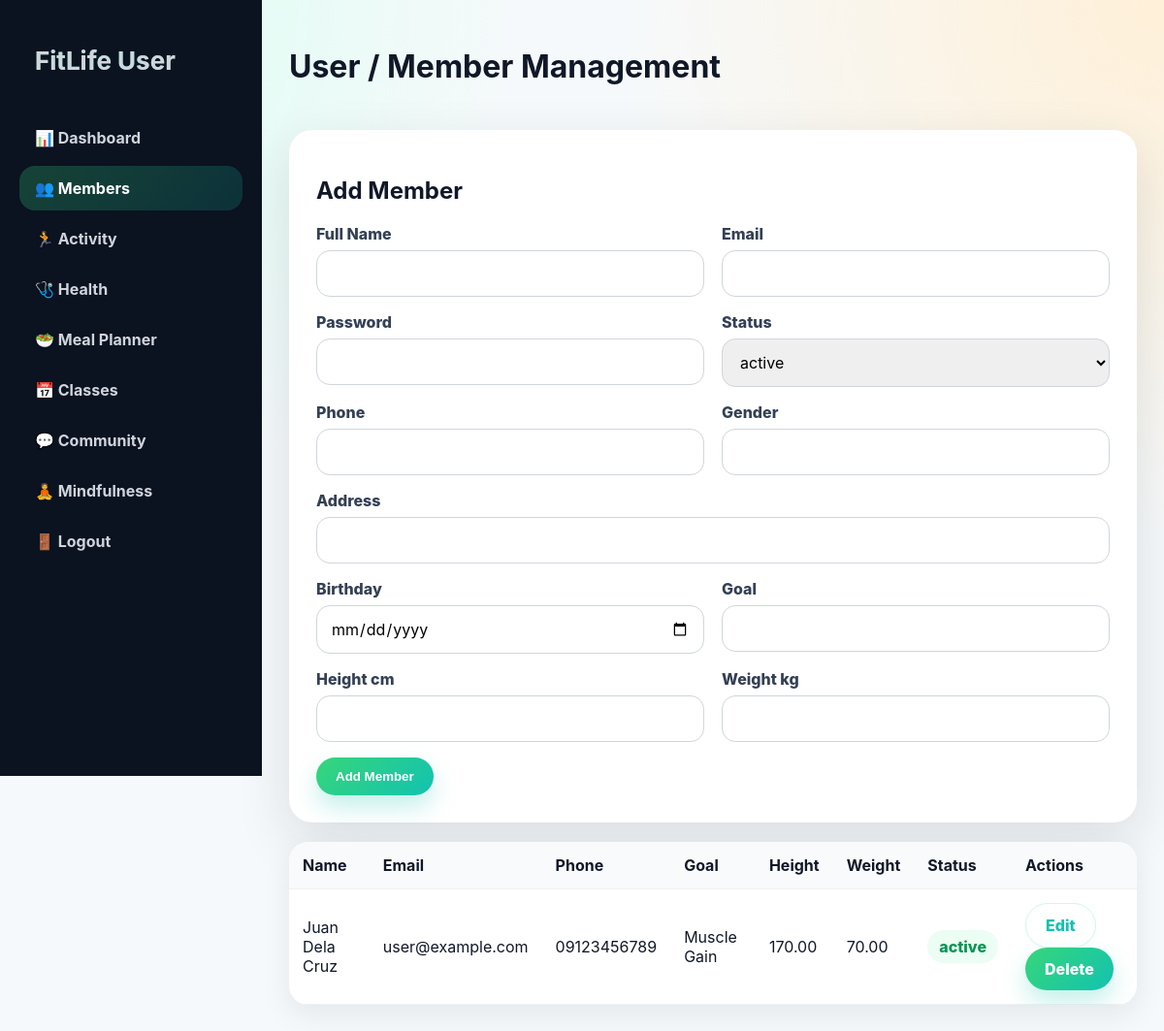
The page /member/members.php (signed in) on the database its author committed.
### tables this page shows
CREATE TABLE members(
 id INT AUTO_INCREMENT PRIMARY KEY,
 user_id INT NOT NULL,
 phone VARCHAR(30), address VARCHAR(255), gender VARCHAR(20), birthday DATE,
 height_cm DECIMAL(6,2), weight_kg DECIMAL(6,2), goal VARCHAR(100), level_points INT DEFAULT 0,
 FOREIGN KEY(user_id) REFERENCES users(id) ON DELETE CASCADE
);

CREATE TABLE users(
 id INT AUTO_INCREMENT PRIMARY KEY,
 full_name VARCHAR(120) NOT NULL,
 username VARCHAR(60) NULL UNIQUE,
 email VARCHAR(120) NOT NULL UNIQUE,
 password VARCHAR(255) NOT NULL,
 role ENUM('user') NOT NULL DEFAULT 'user',
 status ENUM('active','inactive') DEFAULT 'active',
 created_at TIMESTAMP DEFAULT CURRENT_TIMESTAMP
);

### web/config/auth.php (called while the page is built, shortened)
<?php
function e($str){ return htmlspecialchars((string)$str, ENT_QUOTES, 'UTF-8'); }
?>

### web/member/members.php (the view, shortened to what this page needs)
<?php
require '../config/database.php';
require_once '../config/auth.php';
$edit = null;
$rows = mysqli_query($conn, "SELECT u.id,u.full_name,u.email,u.status,m.phone,m.gender,m.height_cm,m.weight_kg,m.goal FROM users u LEFT JOIN members m ON u.id=m.user_id WHERE u.role='user' ORDER BY u.id DESC");
?>
<!DOCTYPE html><html><head><title>Members</title><link rel="stylesheet" href="../assets/css/style.css"></head><body><div class="layout"><?php include '_nav.php'; ?><main class="main">
<div class="header"><h1>User / Member Management</h1></div>
<form class="form" method="post">
<h2><?= $edit ? 'Edit Member' : 'Add Member' ?></h2><input type="hidden" name="id" value="<?=e($edit['id'] ?? 0)?>">
<div class="two"><div><label>Full Name</label><input name="full_name" required value="<?=e($edit['full_name'] ?? '')?>"></div><div><label>Email</label><input type="email" name="email" required value="<?=e($edit['email'] ?? '')?>"></div></div>
<div class="two"><div><label>Password </label><input type="password" name="password" <?= $edit ? '' : 'required' ?>></div><div><label>Status</label><select name="status"><option value="active" <?=($edit['status']??'active')==='active'?'selected':''?>>active</option></select></div></div>
<div class="two"><div><label>Phone</label><input name="phone" value="<?=e($edit['phone'] ?? '')?>"></div><div><label>Gender</label><input name="gender" value="<?=e($edit['gender'] ?? '')?>"></div></div>
<label>Address</label><input name="address" value="<?=e($edit['address'] ?? '')?>">
<div class="two"><div><label>Birthday</label><input type="date" name="birthday" value="<?=e($edit['birthday'] ?? '')?>"></div><div><label>Goal</label><input name="goal" value="<?=e($edit['goal'] ?? '')?>"></div></div>
<div class="two"><div><label>Height cm</label><input type="number" step="0.01" name="height_cm" value="<?=e($edit['height_cm'] ?? '')?>"></div><div><label>Weight kg</label><input type="number" step="0.01" name="weight_kg" value="<?=e($edit['weight_kg'] ?? '')?>"></div></div>
<button><?= $edit ? 'Update Member' : 'Add Member' ?></button><?php if($edit):?> <a class="btn light" href="members.php">Cancel</a><?php endif;?>
</form><br>
<table class="table"><tr><th>Name</th><th>Email</th><th>Phone</th><th>Goal</th><th>Height</th><th>Weight</th><th>Status</th><th>Actions</th></tr><?php while($r=mysqli_fetch_assoc($rows)):?><tr><td><?=e($r['full_name'])?></td><td><?=e($r['email'])?></td><td><?=e($r['phone'])?></td><td><?=e($r['goal'])?></td><td><?=e($r['height_cm'])?></td><td><?=e($r['weight_kg'])?></td><td><span class="badge <?=$r['status']=='active'?'':'danger'?>"><?=e($r['status'])?></span></td><td><a class="btn light" href="?edit=<?=$r['id']?>">Edit</a> <a class="btn danger" onclick="return confirm('Delete this member?')" href="?delete=<?=$r['id']?>">Delete</a></td></tr><?php endwhile;?></table>
</main></div></body></html>

### web/assets/css/style.css (style rules this page uses)
:root { --green:#37d67a;--teal:#12c2b0;--orange:#ff8a3d;--dark:#101828;--muted:#667085;--bg:#f6f9fb;--card:#fff;--danger:#ef4444;--warn:#f59e0b;--radius:24px;--shadow:0 20px 55px rgba(16,24,40,.12) }
* { box-sizing:border-box }
body { margin:0;font-family:Inter,Segoe UI,Arial,sans-serif;background:radial-gradient(circle at top left,#d7fff0,transparent 34%),radial-gradient(circle at top right,#fff0d8,transparent 35%),var(--bg);color:var(--dark) }
a { text-decoration:none;color:inherit }
.btn,button { border:0;border-radius:999px;padding:12px 20px;font-weight:800;cursor:pointer;background:linear-gradient(135deg,var(--green),var(--teal));color:#fff;box-shadow:0 12px 24px rgba(18,194,176,.25);display:inline-block }
.btn.light { background:#fff;color:var(--teal);border:1px solid #d0f7ef;box-shadow:none }
.layout { display:grid;grid-template-columns:270px 1fr;min-height:100vh }
.main { padding:28px }
.header { display:flex;justify-content:space-between;align-items:center;margin-bottom:24px }
.table { width:100%;border-collapse:collapse;background:white;border-radius:20px;overflow:hidden;box-shadow:0 10px 30px rgba(16,24,40,.08) }
.table th,.table td { padding:14px;border-bottom:1px solid #eef2f6;text-align:left }
.table th { background:#f9fafb }
.form { max-width:880px;background:white;border-radius:24px;padding:28px;box-shadow:var(--shadow) }
input,select,textarea { width:100%;padding:13px 14px;border:1px solid #d0d5dd;border-radius:14px;margin:7px 0 16px;font:inherit }
label { font-weight:800;color:#344054 }
.two { display:grid;grid-template-columns:1fr 1fr;gap:18px }
.badge { padding:7px 12px;border-radius:999px;background:#ecfdf3;color:#079455;font-weight:800;display:inline-block }

### rows shown on the page
members: user.full_name "Juan Dela Cruz", user.email "user@example.com", phone "09123456789", goal "Muscle Gain", height_cm "170.00", weight_kg "70.00", user.status "active"
